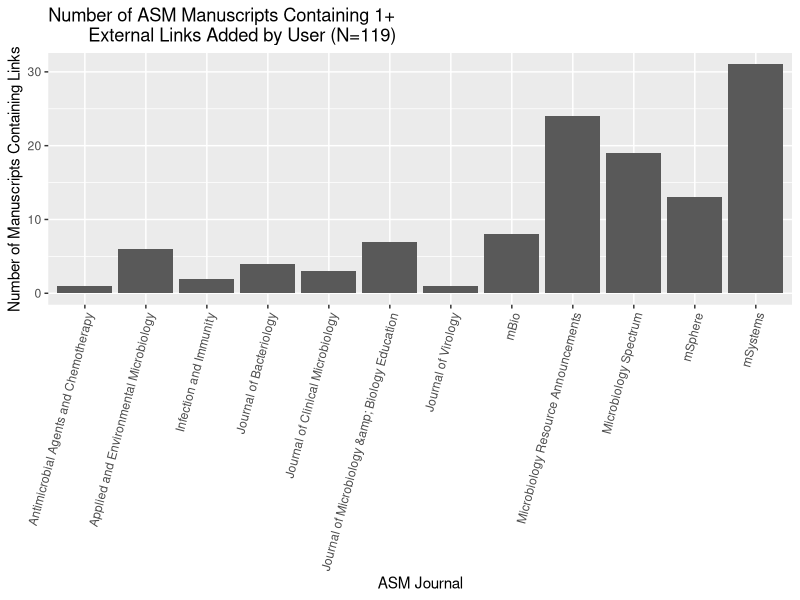
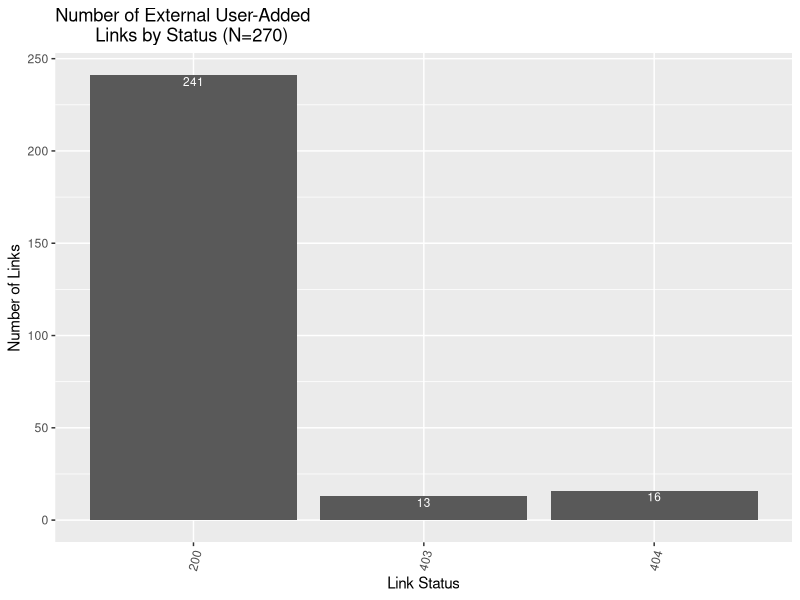
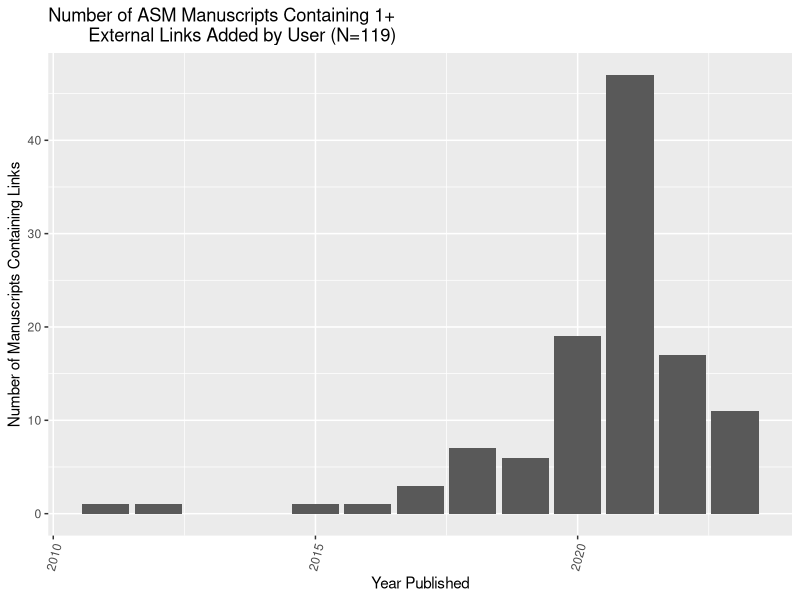
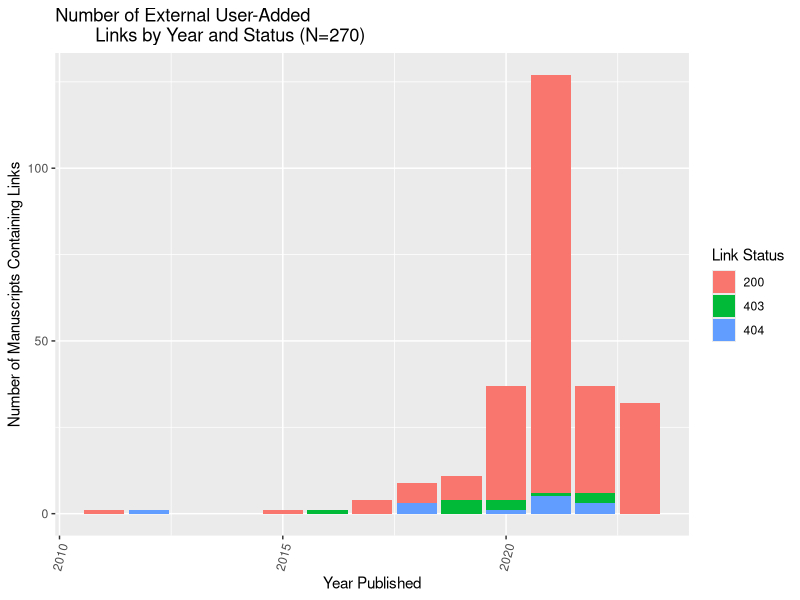
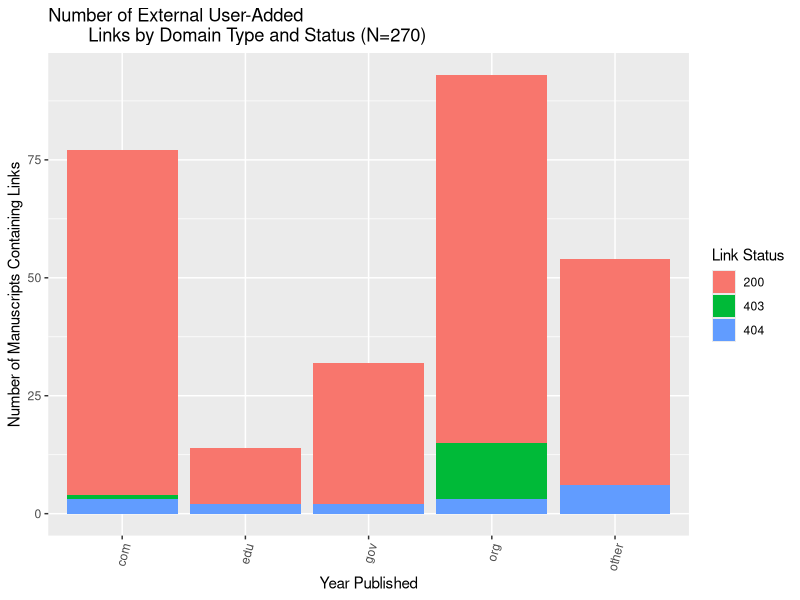
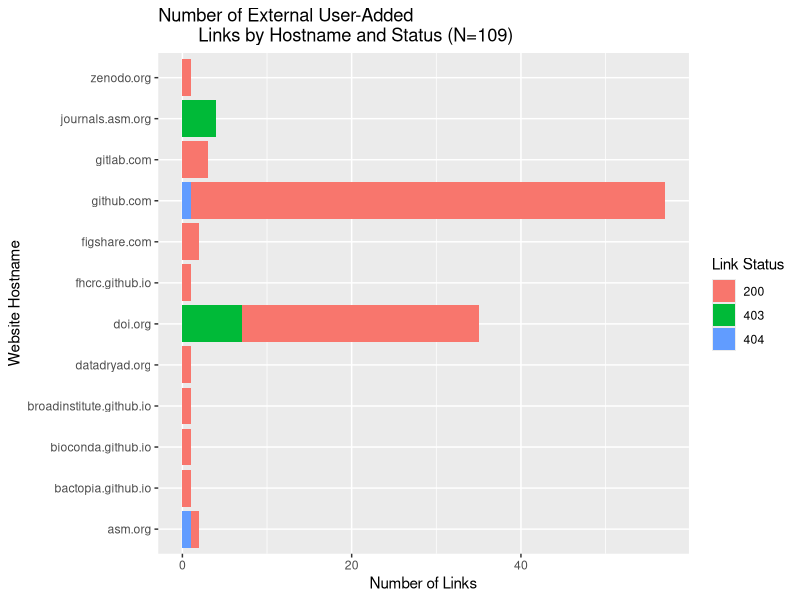
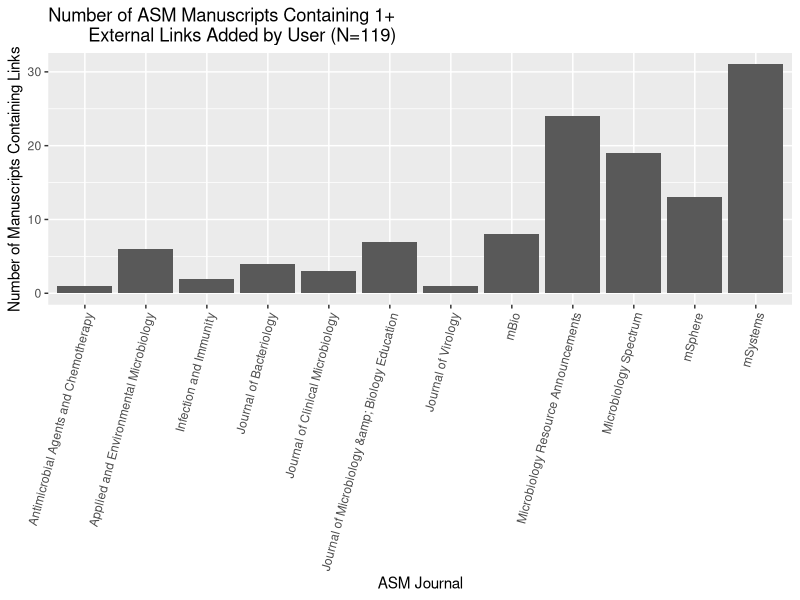
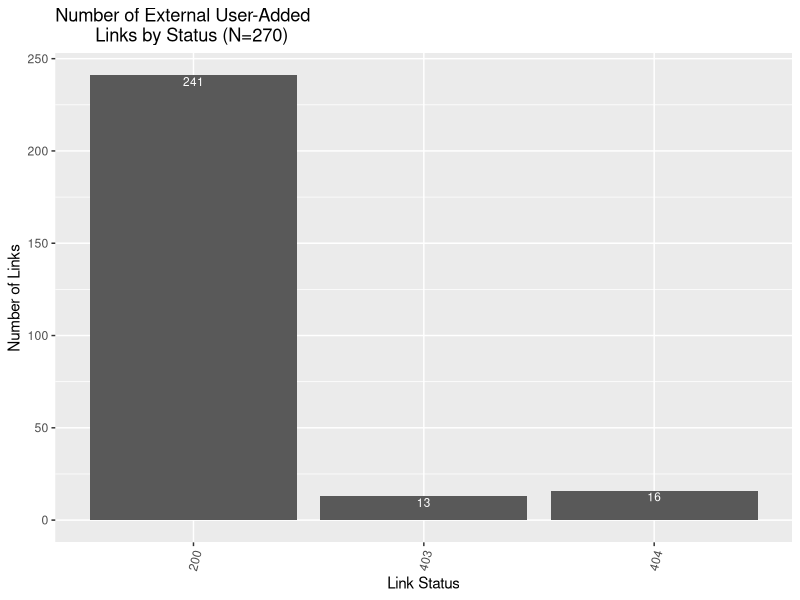

Generate these figures, in order, with R:
#linkrot figure generator 
#
#
#library statements
library(tidyverse)

#load needed files
groundtruth <- read_csv("Data/groundtruth.csv")
groundtruth_links <- read_csv("Data/groundtruth_links.csv")
groundtruth_linkcount <- read_csv("Data/groundtruth_linkcount.csv")
gt_all_links_with_metadata <- read_csv("Data/gt_all_links_with_metadata.csv")

#group articles by the journal they were found in
journal_tally <- groundtruth_linkcount %>% group_by(container.title) %>% tally()

#plot number of articles containing links by which journal they were in 
LinksByJournal <- 
  ggplot(
    data = groundtruth_linkcount, 
    mapping = aes(x = container.title)
    ) + 
    geom_bar(stat = "count") +
    theme(axis.text.x = element_text(angle = 75, vjust = 1, hjust=1)) +
    labs( y = "Number of Manuscripts Containing Links", 
          x = "ASM Journal",
        title = "Number of ASM Manuscripts Containing 1+ 
        External Links Added by User (N=119)") 
LinksByJournal

ggsave(LinksByJournal, filename = "Figures/LinksByJournal.png")

#group links by link_status
status_tally <- groundtruth_links %>% group_by(link_status) %>% tally()

#plot number of links with each status
LinksByStatus <- 
  ggplot(
    data = groundtruth_links, 
    mapping = aes(x = factor(link_status)) ) + 
  geom_bar() +
  geom_text(stat = "count", aes(label = after_stat(count)), vjust = 1.2, color = "white", size = 3) +
  theme(axis.text.x = element_text(angle = 75, vjust = 1, hjust=1)) +
  labs( y = "Number of Links", 
        x = "Link Status",
        title = "Number of External User-Added  
        Links by Status (N=270)") 
LinksByStatus

ggsave(LinksByStatus, filename = "Figures/LinksByStatus.png")

#plot number of articles containing links by year published 
LinksByYear <- 
  ggplot(
    data = groundtruth_linkcount, 
    mapping = aes(x = year.published)
  ) + 
  geom_bar(stat = "count") +
  theme(axis.text.x = element_text(angle = 75, vjust = 1, hjust=1)) +
  labs( y = "Number of Manuscripts Containing Links", 
        x = "Year Published",
        title = "Number of ASM Manuscripts Containing 1+ 
        External Links Added by User (N=119)") 
LinksByYear

ggsave(LinksByYear, filename = "Figures/LinksByYear.png")

#plot number of articles containing links by year published 
LinksByYearAndStatus <- 
  ggplot(
    data = gt_all_links_with_metadata, 
    mapping = aes(x = year.published, fill = as.factor(link_status))
  ) + 
  geom_bar(stat = "count") +
  theme(axis.text.x = element_text(angle = 75, vjust = 1, hjust=1)) +
  labs( y = "Number of Manuscripts Containing Links", 
        x = "Year Published",
        title = "Number of External User-Added  
        Links by Year and Status (N=270)", 
        fill = "Link Status") 
LinksByYearAndStatus

ggsave(LinksByYearAndStatus, filename = "Figures/LinksByYearAndStatus.png")


#plot type of link 
LinkType <- 
  ggplot(
    data = groundtruth_links, 
    mapping = aes(x = website_type, fill = as.factor(link_status))
  ) + 
  geom_bar(stat = "count") +
  theme(axis.text.x = element_text(angle = 75, vjust = 1, hjust=1)) +
  labs( y = "Number of Manuscripts Containing Links", 
        x = "Year Published",
        title = "Number of External User-Added  
        Links by Domain Type and Status (N=270)", 
        fill = "Link Status") 
LinkType

ggsave(LinkType, filename = "Figures/link_type_status.png")


#plot status of "more permanent links" 
long_lasting <- filter(gt_all_links_with_metadata, 
                       grepl("doi|git|figshare|datadryad|zenodo|asm", hostname))

long_lasting_status <- 
  ggplot(
    data = long_lasting, 
    mapping = aes(y = hostname, fill = as.factor(link_status))
  ) + 
  geom_bar(stat = "count") +
 # theme(axis.text.y = element_text(angle = 75, vjust = 1, hjust=1)) +
  labs( x = "Number of Links", 
        y = "Website Hostname",
        title = "Number of External User-Added  
        Links by Hostname and Status (N=109)", 
        fill = "Link Status") 
long_lasting_status

ggsave(long_lasting_status, filename = "Figures/long_lasting_status.png")
